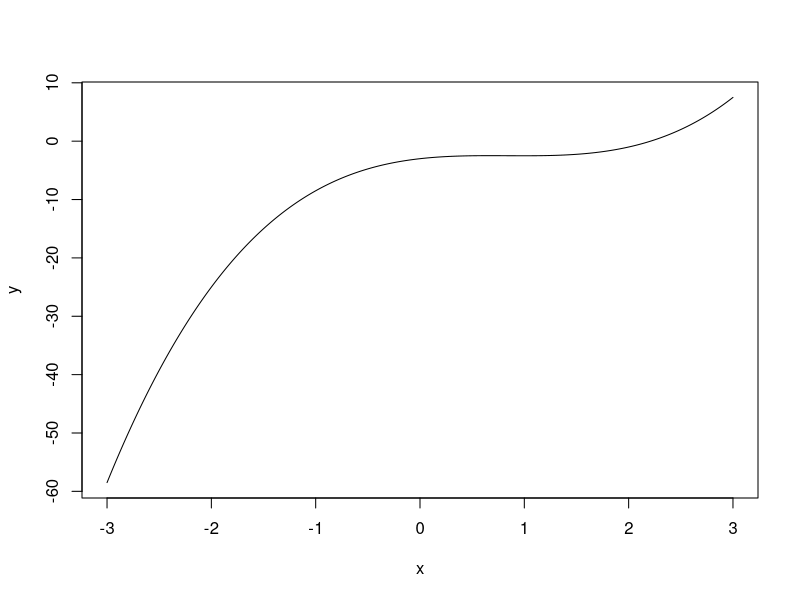

This figure's R source:
rm(list=ls())

# Exercise 1
linkedin <- c(16, 9, 13, 5, 2, 17, 14)
facebook <- c(17,7,5,16,8,13,14)
week <- c("Mon", "Tue", "Wed", "Thu", "Fri", "Sat", "Sun")
names(linkedin) <- week
names(facebook) <- week

if (mean(linkedin) > mean(facebook)) {
  cat("You are popular in likedin than in facebook")
} else {
  cat("You are popular in facebook than in likedin")
}

#Exercise 2
li <- 15
fb <- 9

if (li >= 15 & fb >= 15) {
  sns <- 2*(li+fb)
} else if (li <10 & fb <10) {
  sns <- 0.5*(li + fb)
} else {
  sns <- li+fb
}

cat("SNS"=sns)

#Exercise 3

x <- seq(-3,3, by=0.01)
y <- (x-1)^3 + 0.5*x^2 - x -2 
plot(x, y, type="l")

x <- c(-2, 10)
i <- 2

while (abs(x[i]- x[i-1])> 0.000001) {
  x[i+1] <- x[i] - ((x[i]-1)^3 + 0.5*x[i]^2 - x[i] - 2)/(3*(x[i]-1)^2 +x[i] -1)
  i <- i + 1
}
cat("The solution to the equation  (x-1)^3 + 0.5*x^2 - x -2 = 0 is x=", x[i])




